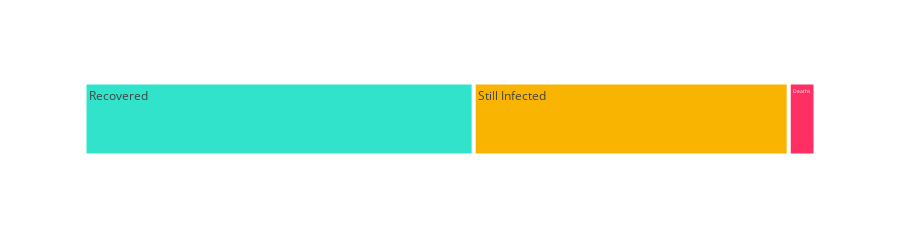

The cell this chart's notebook holds for it:
### Code cell
tm = temp.head(1).melt(id_vars="Date", value_vars=['Still Infected', 'Deaths', 'Recovered'])
fig = px.treemap(tm, path=["variable"], values="value", height=200, 
                 color_discrete_sequence = [r, i, d])
fig.show()

### Figure 1 — Plotly figure (JSON) as saved in the notebook; plotly's stock layout.template omitted (floating-point values rounded to 4 significant figures)
{"data": [{"branchvalues": "total", "domain": {"x": [0, 1], "y": [0, 1]}, "hoverlabel": {"namelength": 0}, "hovertemplate": "labels=%{label}<br>value=%{value}<br>parent=%{parent}<br>id=%{id}", "ids": ["Deaths", "Recovered", "Still Infected"], "labels": ["Deaths", "Recovered", "Still Infected"], "name": "", "parents": ["", "", ""], "type": "treemap", "values": [4615, 67003, 54247]}], "layout": {"height": 200, "legend": {"tracegroupgap": 0}, "margin": {"t": 60}, "treemapcolorway": ["#30e3ca", "#f8b400", "#ff2e63"]}}
